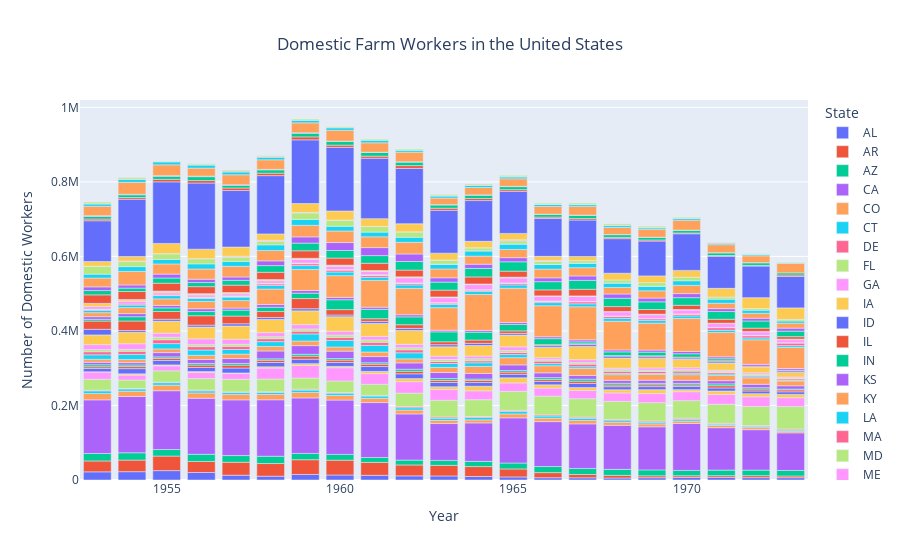

The cell this chart's notebook holds for it:
### Markdown cell above
This, however, still does not address whether ending the Bracero Program benefited domestic workers. It is possible, for instance, that even with a decline in hired and seasonal workers, farm owners still hired more domestic workers to account for a more drastic decrease in Bracero workers. However, the following analysis shows this not to be the case.

### Code cell
##Only use relevant date ranges
domestic_df = farmworkers_df[farmworkers_df['Year'] >= 1953]
domestic_df = domestic_df[domestic_df['Year'] <= 1973]

## In the data, there were 3 categories of workers that represented domestic labor: Local, Interstate, and Intrastate.
domestic_df = domestic_df.groupby(['State', 'Year'])[['Local', 'Interstate', 'Intrastate']].mean().reset_index()

##These three categories can be combined for the total domestic farmworkers
domestic_df['TotalDomestic'] = domestic_df['Local']+domestic_df['Interstate']+domestic_df['Intrastate']

domesticfig = px.bar(domestic_df, x='Year', y='TotalDomestic', color='State', title='Domestic Farm Workers in the United States',
                    labels={'TotalDomestic': 'Number of Domestic Workers'})
domesticfig.update_layout(title={'x':0.5, 'xanchor': 'center'})
domesticfig.show()

### Figure 1 — Plotly figure (JSON) as saved in the notebook; plotly's stock layout.template omitted (floating-point values rounded to 4 significant figures)
{"data": [{"alignmentgroup": "True", "hovertemplate": "State=AL<br>Year=%{x}<br>Number of Domestic Workers=%{y}<extra></extra>", "legendgroup": "AL", "marker": {"color": "#636efa", "pattern": {"shape": ""}}, "name": "AL", "offsetgroup": "AL", "orientation": "v", "showlegend": true, "textposition": "auto", "type": "bar", "x": [1953, 1954, 1955, 1956, 1957, 1958, 1959, 1960, 1961, 1962, 1963, 1964, 1965, 1966, 1967, 1968, 1969, 1970, 1971, 1972, 1973], "xaxis": "x", "y": [21920.0, 22320.0, 25190.0, 20194, 12869, 10240.0, 14880.0, 13390.0, 12560.0, 11130.0, 10860.0, 9416.0, 8211.0, 6148.0, 5924.0, 5372.0, 6130, 7017.0, 7128.0, 6306.0, 6173.0], "yaxis": "y"}, {"alignmentgroup": "True", "hovertemplate": "State=AR<br>Year=%{x}<br>Number of Domestic Workers=%{y}<extra></extra>", "legendgroup": "AR", "marker": {"color": "#EF553B", "pattern": {"shape": ""}}, "name": "AR", "offsetgroup": "AR", "orientation": "v", "showlegend": true, "textposition": "auto", "type": "bar", "x": [1953, 1954, 1955, 1956, 1957, 1958, 1959, 1960, 1961, 1962, 1963, 1964, 1965, 1966, 1967, 1968, 1969, 1970, 1971, 1972, 1973], "xaxis": "x", "y": [29170.0, 31110.0, 39060.0, 29530.0, 34854, 33950.0, 39561, 39740.0, 34670.0, 29220.0, 28420.0, 26590.0, 21460.0, 13630.0, 8874.0, 7071.0, 5146.0, 4442.0, 4529.0, 5354.0, 4575], "yaxis": "y"}, {"alignmentgroup": "True", "hovertemplate": "State=AZ<br>Year=%{x}<br>Number of Domestic Workers=%{y}<extra></extra>", "legendgroup": "AZ", "marker": {"color": "#00cc96", "pattern": {"shape": ""}}, "name": "AZ", "offsetgroup": "AZ", "orientation": "v", "showlegend": true, "textposition": "auto", "type": "bar", "x": [1953, 1954, 1955, 1956, 1957, 1958, 1959, 1960, 1961, 1962, 1963, 1964, 1965, 1966, 1967, 1968, 1969, 1970, 1971, 1972, 1973], "xaxis": "x", "y": [20100.0, 19640.0, 17560.0, 19300.0, 17840.0, 19573, 16930.0, 15640.0, 13180.0, 13100.0, 13360.0, 14110.0, 15890.0, 16360.0, 16170.0, 16180.0, 15850.0, 14314, 14920.0, 14950.0, 14870.0], "yaxis": "y"}, {"alignmentgroup": "True", "hovertemplate": "State=CA<br>Year=%{x}<br>Number of Domestic Workers=%{y}<extra></extra>", "legendgroup": "CA", "marker": {"color": "#ab63fa", "pattern": {"shape": ""}}, "name": "CA", "offsetgroup": "CA", "orientation": "v", "showlegend": true, "textposition": "auto", "type": "bar", "x": [1953, 1954, 1955, 1956, 1957, 1958, 1959, 1960, 1961, 1962, 1963, 1964, 1965, 1966, 1967, 1968, 1969, 1970, 1971, 1972, 1973], "xaxis": "x", "y": [143920, 150900.0, 157800, 150400.0, 149500.0, 151550, 148900.0, 145700.0, 147300.0, 123900.0, 98890.0, 103100.0, 121300.0, 120470, 119618, 118100.0, 115700.0, 125800.0, 113800.0, 108400.0, 100900.0], "yaxis": "y"}, {"alignmentgroup": "True", "hovertemplate": "State=CO<br>Year=%{x}<br>Number of Domestic Workers=%{y}<extra></extra>", "legendgroup": "CO", "marker": {"color": "#FFA15A", "pattern": {"shape": ""}}, "name": "CO", "offsetgroup": "CO", "orientation": "v", "showlegend": true, "textposition": "auto", "type": "bar", "x": [1953, 1954, 1955, 1956, 1957, 1958, 1959, 1960, 1961, 1962, 1963, 1964, 1965, 1966, 1967, 1968, 1969, 1970, 1971, 1972, 1973], "xaxis": "x", "y": [16850.0, 14310.0, 14888, 14120, 14310.0, 14230.0, 14450.0, 12530.0, 11610.0, 10380.0, 8510.0, 8265.0, 10500.0, 9485.0, 9409.0, 7872.0, 7684.0, 6676.0, 5930.0, 5501.0, 4596], "yaxis": "y"}, {"alignmentgroup": "True", "hovertemplate": "State=CT<br>Year=%{x}<br>Number of Domestic Workers=%{y}<extra></extra>", "legendgroup": "CT", "marker": {"color": "#19d3f3", "pattern": {"shape": ""}}, "name": "CT", "offsetgroup": "CT", "orientation": "v", "showlegend": true, "textposition": "auto", "type": "bar", "x": [1953, 1954, 1955, 1956, 1957, 1958, 1959, 1960, 1961, 1962, 1963, 1964, 1965, 1966, 1967, 1968, 1969, 1970, 1971, 1972, 1973], "xaxis": "x", "y": [7250.0, 5951.0, 6639.0, 5661.0, 5334.0, 5522.0, 6510, 5927.0, 6024.0, 6088.0, 5812.0, 6172.0, 6635, 5653.0, 5519, 4633.0, 4364.0, 4593.0, 3399.0, 3016.0, 2894.0], "yaxis": "y"}, {"alignmentgroup": "True", "hovertemplate": "State=DE<br>Year=%{x}<br>Number of Domestic Workers=%{y}<extra></extra>", "legendgroup": "DE", "marker": {"color": "#FF6692", "pattern": {"shape": ""}}, "name": "DE", "offsetgroup": "DE", "orientation": "v", "showlegend": true, "textposition": "auto", "type": "bar", "x": [1953, 1954, 1955, 1956, 1957, 1958, 1959, 1960, 1961, 1962, 1963, 1964, 1965, 1966, 1967, 1968, 1969, 1970, 1971, 1972, 1973], "xaxis": "x", "y": [1616.0, 1362.0, 1522.0, 1981.0, 1740.0, 1680.0, 2444.0, 1766.0, 1867.0, 3234, 3221.0, 2757.0, 2973.0, 2917.0, 3198.0, 3205, 3276.0, 2968.0, 2496.0, 2550, 2502], "yaxis": "y"}, {"alignmentgroup": "True", "hovertemplate": "State=FL<br>Year=%{x}<br>Number of Domestic Workers=%{y}<extra></extra>", "legendgroup": "FL", "marker": {"color": "#B6E880", "pattern": {"shape": ""}}, "name": "FL", "offsetgroup": "FL", "orientation": "v", "showlegend": true, "textposition": "auto", "type": "bar", "x": [1953, 1954, 1955, 1956, 1957, 1958, 1959, 1960, 1961, 1962, 1963, 1964, 1965, 1966, 1967, 1968, 1969, 1970, 1971, 1972, 1973], "xaxis": "x", "y": [29530.0, 22640.0, 30330.0, 31000.0, 33900.0, 34220.0, 29930.0, 31010.0, 29610.0, 36140.0, 44930.0, 45000.0, 51000.0, 50440.0, 49470.0, 48760.0, 49410.0, 47140.0, 50930.0, 51100.0, 60550.0], "yaxis": "y"}, {"alignmentgroup": "True", "hovertemplate": "State=GA<br>Year=%{x}<br>Number of Domestic Workers=%{y}<extra></extra>", "legendgroup": "GA", "marker": {"color": "#FF97FF", "pattern": {"shape": ""}}, "name": "GA", "offsetgroup": "GA", "orientation": "v", "showlegend": true, "textposition": "auto", "type": "bar", "x": [1953, 1954, 1955, 1956, 1957, 1958, 1959, 1960, 1961, 1962, 1963, 1964, 1965, 1966, 1967, 1968, 1969, 1970, 1971, 1972, 1973], "xaxis": "x", "y": [19560.0, 13230.0, 13240.0, 16080.0, 15920.0, 29400.0, 33623, 35470.0, 28710.0, 30670.0, 28850.0, 23960.0, 22580.0, 21690.0, 22090.0, 22510.0, 24390.0, 23970.0, 26560.0, 26020.0, 23752], "yaxis": "y"}, {"alignmentgroup": "True", "hovertemplate": "State=IA<br>Year=%{x}<br>Number of Domestic Workers=%{y}<extra></extra>", "legendgroup": "IA", "marker": {"color": "#FECB52", "pattern": {"shape": ""}}, "name": "IA", "offsetgroup": "IA", "orientation": "v", "showlegend": true, "textposition": "auto", "type": "bar", "x": [1953, 1954, 1955, 1956, 1957, 1958, 1959, 1960, 1961, 1962, 1963, 1964, 1965, 1966, 1967, 1968, 1969, 1970, 1971, 1972, 1973], "xaxis": "x", "y": [482.3, 3496.0, 2659.0, 2699, 938.3, 3472.0, 4942.0, 3600.0, 5882, 8270.0, 7309.0, 12230.0, 13809, 8703.0, 7785.0, 8602.0, 10480.0, 5511.0, 9059.0, 8393.0, 8868], "yaxis": "y"}, {"alignmentgroup": "True", "hovertemplate": "State=ID<br>Year=%{x}<br>Number of Domestic Workers=%{y}<extra></extra>", "legendgroup": "ID", "marker": {"color": "#636efa", "pattern": {"shape": ""}}, "name": "ID", "offsetgroup": "ID", "orientation": "v", "showlegend": true, "textposition": "auto", "type": "bar", "x": [1953, 1954, 1955, 1956, 1957, 1958, 1959, 1960, 1961, 1962, 1963, 1964, 1965, 1966, 1967, 1968, 1969, 1970, 1971, 1972, 1973], "xaxis": "x", "y": [8990.0, 13890.0, 11950.0, 11080.0, 13280.0, 11500.0, 12080.0, 10530.0, 13060.0, 12870.0, 11520.0, 9905.0, 9444.0, 9365, 11170.0, 8152.0, 8251.0, 8618.0, 8327.0, 7380.0, 7002], "yaxis": "y"}, {"alignmentgroup": "True", "hovertemplate": "State=IL<br>Year=%{x}<br>Number of Domestic Workers=%{y}<extra></extra>", "legendgroup": "IL", "marker": {"color": "#EF553B", "pattern": {"shape": ""}}, "name": "IL", "offsetgroup": "IL", "orientation": "v", "showlegend": true, "textposition": "auto", "type": "bar", "x": [1953, 1954, 1955, 1956, 1957, 1958, 1959, 1960, 1961, 1962, 1963, 1964, 1965, 1966, 1967, 1968, 1969, 1970, 1971, 1972, 1973], "xaxis": "x", "y": [4513.0, 5433.0, 5684.0, 6394.0, 7707.0, 6091, 8050.0, 6434.0, 6232, 6811.0, 5611.0, 5917.0, 5825.0, 5319.0, 6020.0, 4508.0, 4810.0, 3980.0, 5989.0, 5070.0, 5006], "yaxis": "y"}, {"alignmentgroup": "True", "hovertemplate": "State=IN<br>Year=%{x}<br>Number of Domestic Workers=%{y}<extra></extra>", "legendgroup": "IN", "marker": {"color": "#00cc96", "pattern": {"shape": ""}}, "name": "IN", "offsetgroup": "IN", "orientation": "v", "showlegend": true, "textposition": "auto", "type": "bar", "x": [1953, 1954, 1955, 1956, 1957, 1958, 1959, 1960, 1961, 1962, 1963, 1964, 1965, 1966, 1967, 1968, 1969, 1970, 1971, 1972, 1973], "xaxis": "x", "y": [5340.0, 4436.0, 3919.0, 4442.0, 4577.0, 3745.0, 5087.0, 4097.0, 3927.0, 5540.0, 4914.0, 3552.0, 4166.0, 4603.0, 5498.0, 4651.0, 3862.0, 4340.0, 4919.0, 3650.0, 2352.0], "yaxis": "y"}, {"alignmentgroup": "True", "hovertemplate": "State=KS<br>Year=%{x}<br>Number of Domestic Workers=%{y}<extra></extra>", "legendgroup": "KS", "marker": {"color": "#ab63fa", "pattern": {"shape": ""}}, "name": "KS", "offsetgroup": "KS", "orientation": "v", "showlegend": true, "textposition": "auto", "type": "bar", "x": [1953, 1954, 1955, 1956, 1957, 1958, 1959, 1960, 1961, 1962, 1963, 1964, 1965, 1966, 1967, 1968, 1969, 1970, 1971, 1972, 1973], "xaxis": "x", "y": [6692.0, 6188.0, 11390.0, 10630.0, 13100.0, 21040.0, 23190.0, 19900.0, 16633, 16847, 16170.0, 14950.0, 15040.0, 12700.0, 9604.0, 7944.0, 8433.0, 7996.0, 8495, 9171.0, 8706.0], "yaxis": "y"}, {"alignmentgroup": "True", "hovertemplate": "State=KY<br>Year=%{x}<br>Number of Domestic Workers=%{y}<extra></extra>", "legendgroup": "KY", "marker": {"color": "#FFA15A", "pattern": {"shape": ""}}, "name": "KY", "offsetgroup": "KY", "orientation": "v", "showlegend": true, "textposition": "auto", "type": "bar", "x": [1953, 1954, 1955, 1956, 1957, 1958, 1959, 1960, 1961, 1962, 1963, 1964, 1965, 1966, 1967, 1968, 1969, 1970, 1971, 1972, 1973], "xaxis": "x", "y": [8076.0, 8306.0, 9940, 10980.0, 11780.0, 12170.0, 12370.0, 11140.0, 12190.0, 10920.0, 13810.0, 18890.0, 19430.0, 19020.0, 19004, 15130.0, 15470.0, 15180.0, 14810.0, 17230.0, 13020.0], "yaxis": "y"}, {"alignmentgroup": "True", "hovertemplate": "State=LA<br>Year=%{x}<br>Number of Domestic Workers=%{y}<extra></extra>", "legendgroup": "LA", "marker": {"color": "#19d3f3", "pattern": {"shape": ""}}, "name": "LA", "offsetgroup": "LA", "orientation": "v", "showlegend": true, "textposition": "auto", "type": "bar", "x": [1953, 1954, 1955, 1956, 1957, 1958, 1959, 1960, 1961, 1962, 1963, 1964, 1965, 1966, 1967, 1968, 1969, 1970, 1971, 1972, 1973], "xaxis": "x", "y": [11930.0, 13460.0, 14280.0, 14250.0, 12650.0, 12900, 19000.0, 17490.0, 17750.0, 16190.0, 10460.0, 9760.0, 8308.0, 5908.0, 4528.0, 3373.0, 2744.0, 4185, 3304.0, 3098.0, 1821.0], "yaxis": "y"}, {"alignmentgroup": "True", "hovertemplate": "State=MA<br>Year=%{x}<br>Number of Domestic Workers=%{y}<extra></extra>", "legendgroup": "MA", "marker": {"color": "#FF6692", "pattern": {"shape": ""}}, "name": "MA", "offsetgroup": "MA", "orientation": "v", "showlegend": true, "textposition": "auto", "type": "bar", "x": [1953, 1954, 1955, 1956, 1957, 1958, 1959, 1960, 1961, 1962, 1963, 1964, 1965, 1966, 1967, 1968, 1969, 1970, 1971, 1972, 1973], "xaxis": "x", "y": [8238, 8649.0, 10330.0, 9182.0, 8503.0, 7910, 7430.0, 8390.0, 8394.0, 8110.0, 5496.0, 5259.0, 5665.0, 6609.0, 6981.0, 5736.0, 5240.0, 5496.0, 3884.0, 3561.0, 3644.0], "yaxis": "y"}, {"alignmentgroup": "True", "hovertemplate": "State=MD<br>Year=%{x}<br>Number of Domestic Workers=%{y}<extra></extra>", "legendgroup": "MD", "marker": {"color": "#B6E880", "pattern": {"shape": ""}}, "name": "MD", "offsetgroup": "MD", "orientation": "v", "showlegend": true, "textposition": "auto", "type": "bar", "x": [1953, 1954, 1955, 1956, 1957, 1958, 1959, 1960, 1961, 1962, 1963, 1964, 1965, 1966, 1967, 1968, 1969, 1970, 1971, 1972, 1973], "xaxis": "x", "y": [5708.0, 5253.0, 6813.0, 5264.0, 5585.0, 5261, 5890.0, 6270, 6215.0, 5495.0, 5411, 5523.0, 5080, 3797.0, 4066, 4181.0, 3707.0, 3612.0, 3349, 3456.0, 2534.0], "yaxis": "y"}, {"alignmentgroup": "True", "hovertemplate": "State=ME<br>Year=%{x}<br>Number of Domestic Workers=%{y}<extra></extra>", "legendgroup": "ME", "marker": {"color": "#FF97FF", "pattern": {"shape": ""}}, "name": "ME", "offsetgroup": "ME", "orientation": "v", "showlegend": true, "textposition": "auto", "type": "bar", "x": [1953, 1954, 1955, 1956, 1957, 1958, 1959, 1960, 1961, 1962, 1963, 1964, 1965, 1966, 1967, 1968, 1969, 1970, 1971, 1972, 1973], "xaxis": "x", "y": [13354, 15100.0, 10870.0, 15580.0, 13140.0, 11010.0, 11640.0, 10110.0, 9436.0, 9163, 8848, 7265.0, 10170.0, 5331.0, 8131.0, 4128.0, 5766.0, 5302.0, 2918, 3441.0, 2554.0], "yaxis": "y"}, {"alignmentgroup": "True", "hovertemplate": "State=MI<br>Year=%{x}<br>Number of Domestic Workers=%{y}<extra></extra>", "legendgroup": "MI", "marker": {"color": "#FECB52", "pattern": {"shape": ""}}, "name": "MI", "offsetgroup": "MI", "orientation": "v", "showlegend": true, "textposition": "auto", "type": "bar", "x": [1953, 1954, 1955, 1956, 1957, 1958, 1959, 1960, 1961, 1962, 1963, 1964, 1965, 1966, 1967, 1968, 1969, 1970, 1971, 1972, 1973], "xaxis": "x", "y": [26060.0, 30730.0, 32110.0, 31600.0, 35720.0, 35370.0, 37020.0, 38970.0, 34997, 37353, 25200.0, 28340.0, 31370.0, 28020.0, 35160.0, 27160.0, 25790.0, 22860.0, 18990.0, 15600.0, 12525], "yaxis": "y"}, {"alignmentgroup": "True", "hovertemplate": "State=MN<br>Year=%{x}<br>Number of Domestic Workers=%{y}<extra></extra>", "legendgroup": "MN", "marker": {"color": "#636efa", "pattern": {"shape": ""}}, "name": "MN", "offsetgroup": "MN", "orientation": "v", "showlegend": true, "textposition": "auto", "type": "bar", "x": [1953, 1954, 1955, 1956, 1957, 1958, 1959, 1960, 1961, 1962, 1963, 1964, 1965, 1966, 1967, 1968, 1969, 1970, 1971, 1972, 1973], "xaxis": "x", "y": [15150.0, 4578.0, 5292.0, 5216.0, 5970.0, 5289.0, 5654, 4619.0, 5434.0, 5384.0, 5499.0, 5767.0, 4585.0, 4472.0, 5096.0, 5201.0, 4311.0, 3439.0, 3587.0, null, 3945], "yaxis": "y"}, {"alignmentgroup": "True", "hovertemplate": "State=MO<br>Year=%{x}<br>Number of Domestic Workers=%{y}<extra></extra>", "legendgroup": "MO", "marker": {"color": "#EF553B", "pattern": {"shape": ""}}, "name": "MO", "offsetgroup": "MO", "orientation": "v", "showlegend": true, "textposition": "auto", "type": "bar", "x": [1953, 1954, 1955, 1956, 1957, 1958, 1959, 1960, 1961, 1962, 1963, 1964, 1965, 1966, 1967, 1968, 1969, 1970, 1971, 1972, 1973], "xaxis": "x", "y": [22100, 25670.0, 20692, 25170.0, 20750.0, 15920.0, 27340.0, 14494, 7148.0, 9843.0, 7824.0, 8938, 6703.0, 2546.0, 2281.0, 1576.0, 2653.0, 2390.0, 2827.0, 2322.0, 1949.0], "yaxis": "y"}, {"alignmentgroup": "True", "hovertemplate": "State=MS<br>Year=%{x}<br>Number of Domestic Workers=%{y}<extra></extra>", "legendgroup": "MS", "marker": {"color": "#00cc96", "pattern": {"shape": ""}}, "name": "MS", "offsetgroup": "MS", "orientation": "v", "showlegend": true, "textposition": "auto", "type": "bar", "x": [1953, 1954, 1955, 1956, 1957, 1958, 1959, 1960, 1961, 1962, 1963, 1964, 1965, 1966, 1967, 1968, 1969, 1970, 1971, 1972, 1973], "xaxis": "x", "y": [4740.0, 11490.0, 9693, 11300.0, 15840.0, 11570.0, 14389, 26410.0, 25240.0, 21120.0, 26630.0, 20990.0, 17100.0, 16120.0, 5108.0, 9798.0, 9663, 8819.0, 5298, null, null], "yaxis": "y"}, {"alignmentgroup": "True", "hovertemplate": "State=MT<br>Year=%{x}<br>Number of Domestic Workers=%{y}<extra></extra>", "legendgroup": "MT", "marker": {"color": "#ab63fa", "pattern": {"shape": ""}}, "name": "MT", "offsetgroup": "MT", "orientation": "v", "showlegend": true, "textposition": "auto", "type": "bar", "x": [1953, 1954, 1955, 1956, 1957, 1958, 1959, 1960, 1961, 1962, 1963, 1964, 1965, 1966, 1967, 1968, 1969, 1970, 1971, 1972, 1973], "xaxis": "x", "y": [6980.0, 8379.0, 6724.0, 7564.0, 5583.0, 7284.0, 7288.0, 6383.0, 5695.0, 5596.0, 4393.0, 4784.0, 5306.0, 4975.0, 5447.0, 5332.0, 5631.0, 6342.0, 5037.0, 4928.0, 4461.0], "yaxis": "y"}, {"alignmentgroup": "True", "hovertemplate": "State=NC<br>Year=%{x}<br>Number of Domestic Workers=%{y}<extra></extra>", "legendgroup": "NC", "marker": {"color": "#FFA15A", "pattern": {"shape": ""}}, "name": "NC", "offsetgroup": "NC", "orientation": "v", "showlegend": true, "textposition": "auto", "type": "bar", "x": [1953, 1954, 1955, 1956, 1957, 1958, 1959, 1960, 1961, 1962, 1963, 1964, 1965, 1966, 1967, 1968, 1969, 1970, 1971, 1972, 1973], "xaxis": "x", "y": [10750, 16010.0, 17520.0, 19510.0, 20089, 41460.0, 56320.0, 58345, 71740.0, 70710.0, 60520.0, 96380.0, 92030.0, 83410.0, 88710.0, 76890.0, 72210.0, 88410.0, 65320.0, 65690.0, 56740.0], "yaxis": "y"}, {"alignmentgroup": "True", "hovertemplate": "State=ND<br>Year=%{x}<br>Number of Domestic Workers=%{y}<extra></extra>", "legendgroup": "ND", "marker": {"color": "#19d3f3", "pattern": {"shape": ""}}, "name": "ND", "offsetgroup": "ND", "orientation": "v", "showlegend": true, "textposition": "auto", "type": "bar", "x": [1953, 1954, 1955, 1956, 1957, 1958, 1959, 1960, 1961, 1962, 1963, 1964, 1965, 1966, 1967, 1968, 1969, 1970, 1971, 1972, 1973], "xaxis": "x", "y": [6176.0, 6949.0, 8775.0, 8050.0, 9305.0, 9786.0, 10460.0, 9781.0, 8634.0, 9437.0, 8576.0, 8436.0, 8941.0, 8322.0, 7922.0, 7893.0, 7361.0, 6782.0, 6101.0, 5166.0, 4749.0], "yaxis": "y"}, {"alignmentgroup": "True", "hovertemplate": "State=NE<br>Year=%{x}<br>Number of Domestic Workers=%{y}<extra></extra>", "legendgroup": "NE", "marker": {"color": "#FF6692", "pattern": {"shape": ""}}, "name": "NE", "offsetgroup": "NE", "orientation": "v", "showlegend": true, "textposition": "auto", "type": "bar", "x": [1953, 1954, 1955, 1956, 1957, 1958, 1959, 1960, 1961, 1962, 1963, 1964, 1965, 1966, 1967, 1968, 1969, 1970, 1971, 1972, 1973], "xaxis": "x", "y": [2190, 2708, 1553.0, 1970.0, 1623.0, 4055.0, 4992.0, 5036.0, 4813.0, 3677.0, 3534.0, 3203.0, 4069.0, 3172.0, 5354.0, 5046.0, 4238, 4529, 6810.0, 5747, 6861], "yaxis": "y"}, {"alignmentgroup": "True", "hovertemplate": "State=NH<br>Year=%{x}<br>Number of Domestic Workers=%{y}<extra></extra>", "legendgroup": "NH", "marker": {"color": "#B6E880", "pattern": {"shape": ""}}, "name": "NH", "offsetgroup": "NH", "orientation": "v", "showlegend": true, "textposition": "auto", "type": "bar", "x": [1953, 1954, 1955, 1956, 1957, 1958, 1959, 1960, 1961, 1962, 1963, 1964, 1965, 1966, 1967, 1968, 1969, 1970, 1971, 1972, 1973], "xaxis": "x", "y": [1111.0, null, null, 1631, 1701.0, 1844.0, 1695.0, 1498.0, 1744.0, 1655.0, 1559, 1312.0, 1209.0, 1133.0, 1190, 1033.0, 949.8, 1038.0, 890.3, 894, 672.5], "yaxis": "y"}, {"alignmentgroup": "True", "hovertemplate": "State=NJ<br>Year=%{x}<br>Number of Domestic Workers=%{y}<extra></extra>", "legendgroup": "NJ", "marker": {"color": "#FF97FF", "pattern": {"shape": ""}}, "name": "NJ", "offsetgroup": "NJ", "orientation": "v", "showlegend": true, "textposition": "auto", "type": "bar", "x": [1953, 1954, 1955, 1956, 1957, 1958, 1959, 1960, 1961, 1962, 1963, 1964, 1965, 1966, 1967, 1968, 1969, 1970, 1971, 1972, 1973], "xaxis": "x", "y": [7004.0, 7566.0, 5946.0, 5893.0, 5582.0, 6576.0, 9751.0, 8915.0, 8603.0, 13780.0, 13080.0, 13643, 13350.0, 12610.0, 13530.0, 11200.0, 9773.0, 10345, 10150.0, 9469.0, 8441.0], "yaxis": "y"}, {"alignmentgroup": "True", "hovertemplate": "State=NM<br>Year=%{x}<br>Number of Domestic Workers=%{y}<extra></extra>", "legendgroup": "NM", "marker": {"color": "#FECB52", "pattern": {"shape": ""}}, "name": "NM", "offsetgroup": "NM", "orientation": "v", "showlegend": true, "textposition": "auto", "type": "bar", "x": [1953, 1954, 1955, 1956, 1957, 1958, 1959, 1960, 1961, 1962, 1963, 1964, 1965, 1966, 1967, 1968, 1969, 1970, 1971, 1972, 1973], "xaxis": "x", "y": [8326.0, 4039.0, 3803.0, 2701.0, 2849.0, 2647.0, 2560.0, 2415.0, 2321.0, 2317.0, 1852.0, 1614.0, 2062.0, 1185.0, 948.7, 994.9, 1295, 996.1, 1055, 1029.0, 1302.0], "yaxis": "y"}, {"alignmentgroup": "True", "hovertemplate": "State=NV<br>Year=%{x}<br>Number of Domestic Workers=%{y}<extra></extra>", "legendgroup": "NV", "marker": {"color": "#636efa", "pattern": {"shape": ""}}, "name": "NV", "offsetgroup": "NV", "orientation": "v", "showlegend": true, "textposition": "auto", "type": "bar", "x": [1953, 1954, 1955, 1956, 1957, 1958, 1959, 1960, 1961, 1962, 1963, 1964, 1965, 1966, 1967, 1968, 1969, 1970, 1971, 1972, 1973], "xaxis": "x", "y": [109, 588.6, 803.2, 646.8, 530.4, 682, 578.9, 583.4, 595.7, 324.2, 168.9, null, 221.8, null, 200, null, 516.7, 425, null, null, null], "yaxis": "y"}, {"alignmentgroup": "True", "hovertemplate": "State=NY<br>Year=%{x}<br>Number of Domestic Workers=%{y}<extra></extra>", "legendgroup": "NY", "marker": {"color": "#EF553B", "pattern": {"shape": ""}}, "name": "NY", "offsetgroup": "NY", "orientation": "v", "showlegend": true, "textposition": "auto", "type": "bar", "x": [1953, 1954, 1955, 1956, 1957, 1958, 1959, 1960, 1961, 1962, 1963, 1964, 1965, 1966, 1967, 1968, 1969, 1970, 1971, 1972, 1973], "xaxis": "x", "y": [22900.0, 21370.0, 21180.0, 18780.0, 19900.0, 19490.0, 20140.0, 18970.0, 19450.0, 18090.0, 18280.0, 18940.0, 16000.0, 16110.0, 17800.0, 13170.0, 12430.0, 11340.0, 10690.0, 8988, 6692.0], "yaxis": "y"}, {"alignmentgroup": "True", "hovertemplate": "State=OH<br>Year=%{x}<br>Number of Domestic Workers=%{y}<extra></extra>", "legendgroup": "OH", "marker": {"color": "#00cc96", "pattern": {"shape": ""}}, "name": "OH", "offsetgroup": "OH", "orientation": "v", "showlegend": true, "textposition": "auto", "type": "bar", "x": [1953, 1954, 1955, 1956, 1957, 1958, 1959, 1960, 1961, 1962, 1963, 1964, 1965, 1966, 1967, 1968, 1969, 1970, 1971, 1972, 1973], "xaxis": "x", "y": [11570.0, 9187.0, 13890.0, 11020.0, 12915, 17894, 20620.0, 20380.0, 20503, 22990.0, 21530.0, 22760.0, 25110.0, 21980.0, 23950.0, 22340.0, 20650.0, 20410.0, 20576, 19160.0, 14760.0], "yaxis": "y"}, {"alignmentgroup": "True", "hovertemplate": "State=OK<br>Year=%{x}<br>Number of Domestic Workers=%{y}<extra></extra>", "legendgroup": "OK", "marker": {"color": "#ab63fa", "pattern": {"shape": ""}}, "name": "OK", "offsetgroup": "OK", "orientation": "v", "showlegend": true, "textposition": "auto", "type": "bar", "x": [1953, 1954, 1955, 1956, 1957, 1958, 1959, 1960, 1961, 1962, 1963, 1964, 1965, 1966, 1967, 1968, 1969, 1970, 1971, 1972, 1973], "xaxis": "x", "y": [9836.0, 8348.0, 10530.0, 8958.0, 8884.0, 12690.0, 16657, 21250.0, 21490.0, 20210.0, 11610.0, 11360.0, 11130, 10350.0, 11890.0, 11430.0, 10160.0, 10910.0, 7768.0, 7530.0, 8139.0], "yaxis": "y"}, {"alignmentgroup": "True", "hovertemplate": "State=OR<br>Year=%{x}<br>Number of Domestic Workers=%{y}<extra></extra>", "legendgroup": "OR", "marker": {"color": "#FFA15A", "pattern": {"shape": ""}}, "name": "OR", "offsetgroup": "OR", "orientation": "v", "showlegend": true, "textposition": "auto", "type": "bar", "x": [1953, 1954, 1955, 1956, 1957, 1958, 1959, 1960, 1961, 1962, 1963, 1964, 1965, 1966, 1967, 1968, 1969, 1970, 1971, 1972, 1973], "xaxis": "x", "y": [23710.0, 36330.0, 27180.0, 27400.0, 28600.0, 27700.0, 31030.0, 30980.0, 28970.0, 31310.0, 23660.0, 21710.0, 21970.0, 23379, 22113, 17540.0, 19460.0, 22250.0, 14470.0, 13060.0, 13360.0], "yaxis": "y"}, {"alignmentgroup": "True", "hovertemplate": "State=PA<br>Year=%{x}<br>Number of Domestic Workers=%{y}<extra></extra>", "legendgroup": "PA", "marker": {"color": "#19d3f3", "pattern": {"shape": ""}}, "name": "PA", "offsetgroup": "PA", "orientation": "v", "showlegend": true, "textposition": "auto", "type": "bar", "x": [1953, 1954, 1955, 1956, 1957, 1958, 1959, 1960, 1961, 1962, 1963, 1964, 1965, 1966, 1967, 1968, 1969, 1970, 1971, 1972, 1973], "xaxis": "x", "y": [10460.0, 13085, 12303, 13800.0, 13050.0, 15340.0, 15820.0, 12640.0, 12620.0, 13570.0, 12720.0, 14080, 14559, 12320.0, 12180.0, 11910.0, 12320.0, 12210.0, 10950.0, 8426.0, 5699.0], "yaxis": "y"}, {"alignmentgroup": "True", "hovertemplate": "State=RI<br>Year=%{x}<br>Number of Domestic Workers=%{y}<extra></extra>", "legendgroup": "RI", "marker": {"color": "#FF6692", "pattern": {"shape": ""}}, "name": "RI", "offsetgroup": "RI", "orientation": "v", "showlegend": true, "textposition": "auto", "type": "bar", "x": [1953, 1954, 1955, 1956, 1957, 1958, 1959, 1960, 1961, 1962, 1963, 1964, 1965, 1966, 1967, 1968, 1969, 1970, 1971, 1972, 1973], "xaxis": "x", "y": [null, null, null, null, null, null, null, null, null, null, 271, 168, 168.7, 168, 40.5, 64, 66.67, null, null, null, null], "yaxis": "y"}, {"alignmentgroup": "True", "hovertemplate": "State=SC<br>Year=%{x}<br>Number of Domestic Workers=%{y}<extra></extra>", "legendgroup": "SC", "marker": {"color": "#B6E880", "pattern": {"shape": ""}}, "name": "SC", "offsetgroup": "SC", "orientation": "v", "showlegend": true, "textposition": "auto", "type": "bar", "x": [1953, 1954, 1955, 1956, 1957, 1958, 1959, 1960, 1961, 1962, 1963, 1964, 1965, 1966, 1967, 1968, 1969, 1970, 1971, 1972, 1973], "xaxis": "x", "y": [21390.0, 13300.0, 14980.0, 13750.0, 11830.0, 9666.0, 17330.0, 16370.0, 14960.0, 14280.0, 10840.0, 8028.0, 8713.0, 8062.0, 6870, 8212.0, 9611.0, 9597.0, 5706.0, 4535.0, 4346.0], "yaxis": "y"}, {"alignmentgroup": "True", "hovertemplate": "State=SD<br>Year=%{x}<br>Number of Domestic Workers=%{y}<extra></extra>", "legendgroup": "SD", "marker": {"color": "#FF97FF", "pattern": {"shape": ""}}, "name": "SD", "offsetgroup": "SD", "orientation": "v", "showlegend": true, "textposition": "auto", "type": "bar", "x": [1953, 1954, 1955, 1956, 1957, 1958, 1959, 1960, 1961, 1962, 1963, 1964, 1965, 1966, 1967, 1968, 1969, 1970, 1971, 1972, 1973], "xaxis": "x", "y": [210, 1518.0, 416, 403, 2355, 2470.0, 1573.0, 362.7, 374, 434.2, 388.3, 314.3, 2645, 2345, null, null, null, null, null, null, null], "yaxis": "y"}, {"alignmentgroup": "True", "hovertemplate": "State=TN<br>Year=%{x}<br>Number of Domestic Workers=%{y}<extra></extra>", "legendgroup": "TN", "marker": {"color": "#FECB52", "pattern": {"shape": ""}}, "name": "TN", "offsetgroup": "TN", "orientation": "v", "showlegend": true, "textposition": "auto", "type": "bar", "x": [1953, 1954, 1955, 1956, 1957, 1958, 1959, 1960, 1961, 1962, 1963, 1964, 1965, 1966, 1967, 1968, 1969, 1970, 1971, 1972, 1973], "xaxis": "x", "y": [12180.0, 12170.0, 27450.0, 25350.0, 24530.0, 17160.0, 23760.0, 24460.0, 20820.0, 21540.0, 18240.0, 17217, 17050.0, 11300.0, 10900.0, 18010.0, 17890.0, 18240.0, 23420.0, 29053, 30865], "yaxis": "y"}, {"alignmentgroup": "True", "hovertemplate": "State=TX<br>Year=%{x}<br>Number of Domestic Workers=%{y}<extra></extra>", "legendgroup": "TX", "marker": {"color": "#636efa", "pattern": {"shape": ""}}, "name": "TX", "offsetgroup": "TX", "orientation": "v", "showlegend": true, "textposition": "auto", "type": "bar", "x": [1953, 1954, 1955, 1956, 1957, 1958, 1959, 1960, 1961, 1962, 1963, 1964, 1965, 1966, 1967, 1968, 1969, 1970, 1971, 1972, 1973], "xaxis": "x", "y": [109600.0, 153900.0, 165300.0, 177400.0, 151700.0, 156411, 171000.0, 170700.0, 161996, 148500.0, 114900.0, 109300.0, 113000.0, 101600.0, 97840.0, 92760.0, 93600.0, 98270.0, 85870.0, 84930.0, 84440.0], "yaxis": "y"}, {"alignmentgroup": "True", "hovertemplate": "State=UT<br>Year=%{x}<br>Number of Domestic Workers=%{y}<extra></extra>", "legendgroup": "UT", "marker": {"color": "#EF553B", "pattern": {"shape": ""}}, "name": "UT", "offsetgroup": "UT", "orientation": "v", "showlegend": true, "textposition": "auto", "type": "bar", "x": [1953, 1954, 1955, 1956, 1957, 1958, 1959, 1960, 1961, 1962, 1963, 1964, 1965, 1966, 1967, 1968, 1969, 1970, 1971, 1972, 1973], "xaxis": "x", "y": [4588.0, 4455.0, 6647.0, 6640.0, 6727.0, 6589, 7864.0, 6013.0, 5710, 7476.0, 5778.0, 5458.0, 4442.0, 3839.0, 3982.0, 3448.0, 2883.0, 2160.0, 2220.0, 1667, 3908.0], "yaxis": "y"}, {"alignmentgroup": "True", "hovertemplate": "State=VA<br>Year=%{x}<br>Number of Domestic Workers=%{y}<extra></extra>", "legendgroup": "VA", "marker": {"color": "#00cc96", "pattern": {"shape": ""}}, "name": "VA", "offsetgroup": "VA", "orientation": "v", "showlegend": true, "textposition": "auto", "type": "bar", "x": [1953, 1954, 1955, 1956, 1957, 1958, 1959, 1960, 1961, 1962, 1963, 1964, 1965, 1966, 1967, 1968, 1969, 1970, 1971, 1972, 1973], "xaxis": "x", "y": [6883.0, 7296.0, 8280.0, 10460.0, 7363.0, 8890.0, 9929, 9967.0, 9822.0, 9438, 8690.0, 8974.0, 8116.0, 7472.0, 8940, 7267, 6935.0, 7323.0, 7173.0, 7106.0, 5607.0], "yaxis": "y"}, {"alignmentgroup": "True", "hovertemplate": "State=VT<br>Year=%{x}<br>Number of Domestic Workers=%{y}<extra></extra>", "legendgroup": "VT", "marker": {"color": "#ab63fa", "pattern": {"shape": ""}}, "name": "VT", "offsetgroup": "VT", "orientation": "v", "showlegend": true, "textposition": "auto", "type": "bar", "x": [1953, 1954, 1955, 1956, 1957, 1958, 1959, 1960, 1961, 1962, 1963, 1964, 1965, 1966, 1967, 1968, 1969, 1970, 1971, 1972, 1973], "xaxis": "x", "y": [2175, 1487.0, 1671, 1467.0, 1369, 1247.0, 1114, 810, 824, 897, 814.8, 855.4, 688, 432.8, 431.6, 317.4, 526.5, 337.5, 487, 309, null], "yaxis": "y"}, {"alignmentgroup": "True", "hovertemplate": "State=WA<br>Year=%{x}<br>Number of Domestic Workers=%{y}<extra></extra>", "legendgroup": "WA", "marker": {"color": "#FFA15A", "pattern": {"shape": ""}}, "name": "WA", "offsetgroup": "WA", "orientation": "v", "showlegend": true, "textposition": "auto", "type": "bar", "x": [1953, 1954, 1955, 1956, 1957, 1958, 1959, 1960, 1961, 1962, 1963, 1964, 1965, 1966, 1967, 1968, 1969, 1970, 1971, 1972, 1973], "xaxis": "x", "y": [25190.0, 31970.0, 29030.0, 21500.0, 26761, 25760.0, 26740.0, 29010.0, 25120.0, 25620.0, 17650.0, 19760.0, 20330.0, 20470.0, 22860.0, 18990.0, 21160.0, 26300.0, 21360.0, 18120.0, 25680.0], "yaxis": "y"}, {"alignmentgroup": "True", "hovertemplate": "State=WI<br>Year=%{x}<br>Number of Domestic Workers=%{y}<extra></extra>", "legendgroup": "WI", "marker": {"color": "#19d3f3", "pattern": {"shape": ""}}, "name": "WI", "offsetgroup": "WI", "orientation": "v", "showlegend": true, "textposition": "auto", "type": "bar", "x": [1953, 1954, 1955, 1956, 1957, 1958, 1959, 1960, 1961, 1962, 1963, 1964, 1965, 1966, 1967, 1968, 1969, 1970, 1971, 1972, 1973], "xaxis": "x", "y": [6441.0, 7780.0, 8077.0, 8313.0, 7544.0, 6649.0, 7189.0, 6657.0, 6772.0, 5078.0, 5551, 5359.0, 5032.0, 5237.0, 5062.0, 5072.0, 3844.0, 4525.0, 3637, 3255.0, 1472.0], "yaxis": "y"}, {"alignmentgroup": "True", "hovertemplate": "State=WV<br>Year=%{x}<br>Number of Domestic Workers=%{y}<extra></extra>", "legendgroup": "WV", "marker": {"color": "#FF6692", "pattern": {"shape": ""}}, "name": "WV", "offsetgroup": "WV", "orientation": "v", "showlegend": true, "textposition": "auto", "type": "bar", "x": [1953, 1954, 1955, 1956, 1957, 1958, 1959, 1960, 1961, 1962, 1963, 1964, 1965, 1966, 1967, 1968, 1969, 1970, 1971, 1972, 1973], "xaxis": "x", "y": [360, 1079.0, 548, 707.5, 2062, 1525, 326.5, null, null, null, 811, 1187, 740, 695, 770.5, 988.6, 1048.0, 1194, 1399, 1096.0, null], "yaxis": "y"}, {"alignmentgroup": "True", "hovertemplate": "State=WY<br>Year=%{x}<br>Number of Domestic Workers=%{y}<extra></extra>", "legendgroup": "WY", "marker": {"color": "#B6E880", "pattern": {"shape": ""}}, "name": "WY", "offsetgroup": "WY", "orientation": "v", "showlegend": true, "textposition": "auto", "type": "bar", "x": [1953, 1954, 1955, 1956, 1957, 1958, 1959, 1960, 1961, 1962, 1963, 1964, 1965, 1966, 1967, 1968, 1969, 1970, 1971, 1972, 1973], "xaxis": "x", "y": [4408.0, 4034.0, 1735.0, 2972.0, 3049.0, 2722.0, 2730.0, 2556.0, 2868, 3165.0, 3291.0, 2897.0, 3396.0, 3057.0, 3548.0, 3644.0, 3391.0, 2558.0, 1544.0, 1400.0, 1573.0], "yaxis": "y"}], "layout": {"autosize": true, "barmode": "relative", "legend": {"title": {"text": "State"}, "tracegroupgap": 0}, "title": {"text": "Domestic Farm Workers in the United States", "x": 0.5, "xanchor": "center"}, "xaxis": {"anchor": "y", "autorange": true, "domain": [0, 1], "range": [1952.0, 1974.0], "title": {"text": "Year"}, "type": "linear"}, "yaxis": {"anchor": "x", "autorange": true, "domain": [0, 1], "range": [0, 1020000.0], "title": {"text": "Number of Domestic Workers"}, "type": "linear"}}}
